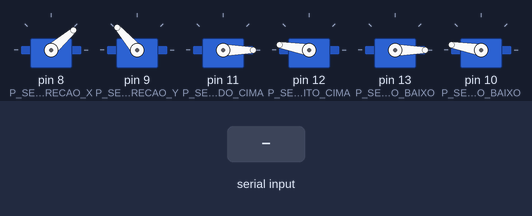
This sketch was run on a simulated Arduino Uno, built with avr-gcc and run on an emulated ATmega328P. On the bench: 6 × servo. The test bench sets the inputs (shaded band). Random numbers use the default seed unless the sketch sets one.

Above: at 1.2 s.
1.3 s: "90,45\n" received over Serial
At 1.8 s:
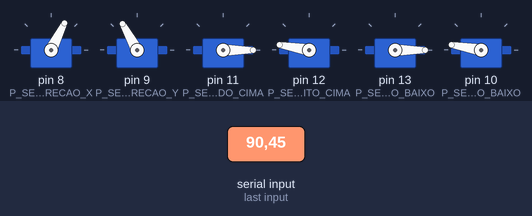
2.8 s: "30,150\n" received over Serial
At 7.8 s:
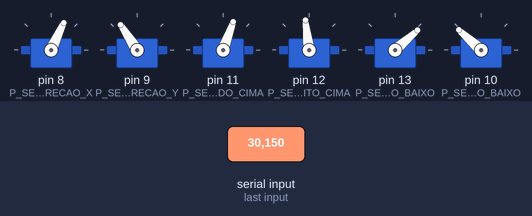
Timing chart, 0 to 9.4 s (numbered marks = the images above; inputs shaded):
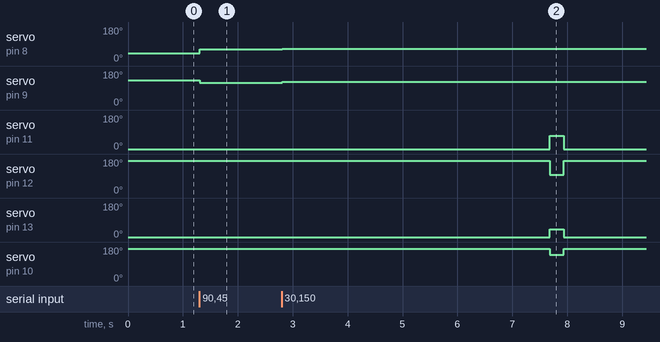

The sketch:

cleiton_robo_.ino
```cpp
#include <Servo.h>

#define P_SERVO_DIRECAO_X 8
#define P_SERVO_DIRECAO_Y 9
#define P_SERVO_PALPEBRA_ESQUERDO_BAIXO 10
#define P_SERVO_PALPEBRA_ESQUERDO_CIMA 11
#define P_SERVO_PALPEBRA_DIREITO_CIMA 12
#define P_SERVO_PALPEBRA_DIREITO_BAIXO 13


#define POS_MIN_DIRECAO_X 15
#define POS_MAX_DIRECAO_X 67

#define POS_MIN_DIRECAO_Y 118
#define POS_MAX_DIRECAO_Y 144

#define POS_ABERTO_PALPEBRA_ESQUERDO_BAIXO 170
#define POS_FECHADO_PALPEBRA_ESQUERDO_BAIXO 138

#define POS_ABERTO_PALPEBRA_ESQUERDO_CIMA 0
#define POS_FECHADO_PALPEBRA_ESQUERDO_CIMA 70

#define POS_ABERTO_PALPEBRA_DIREITO_CIMA 170
#define POS_FECHADO_PALPEBRA_DIREITO_CIMA 97

#define POS_ABERTO_PALPEBRA_DIREITO_BAIXO 0
#define POS_FECHADO_PALPEBRA_DIREITO_BAIXO 41

#define posicao_inicial_X  45
#define posicao_inicial_Y  45
#define posicao_repouso_palpebra  45

#define tempo_min_piscada 4500
#define tempo_max_piscada 10000

Servo servoX;
Servo servoY;
Servo servo_palpebra_esquerda_cima;
Servo servo_palpebra_direita_cima;
Servo servo_palpebra_direita_baixo;
Servo servo_palpebra_esquerda_baixo;

unsigned long ULTIMA_ATIVACAO_PALPEBRAS = 0;
unsigned long INTERVALO_ULTIMA_ATIVACAO = 0;
const unsigned long INTERVALO_DESLIGAMENTO = 5000;

void setup() {
  Serial.begin(9600);

  servoX.attach(P_SERVO_DIRECAO_X);
  servoY.attach(P_SERVO_DIRECAO_Y);
  servo_palpebra_esquerda_cima.attach(P_SERVO_PALPEBRA_ESQUERDO_CIMA);
  servo_palpebra_direita_cima.attach(P_SERVO_PALPEBRA_DIREITO_CIMA);
  servo_palpebra_direita_baixo.attach(P_SERVO_PALPEBRA_DIREITO_BAIXO);
  servo_palpebra_esquerda_baixo.attach(P_SERVO_PALPEBRA_ESQUERDO_BAIXO);


  servoX.write((POS_MIN_DIRECAO_X + POS_MAX_DIRECAO_X)/2);
  servoY.write((POS_MIN_DIRECAO_Y + POS_MAX_DIRECAO_Y)/2);
  servo_palpebra_esquerda_cima.write(POS_ABERTO_PALPEBRA_ESQUERDO_CIMA);
  servo_palpebra_direita_cima.write(POS_ABERTO_PALPEBRA_DIREITO_CIMA);
  servo_palpebra_direita_baixo.write(POS_ABERTO_PALPEBRA_DIREITO_BAIXO);
  servo_palpebra_esquerda_baixo.write(POS_ABERTO_PALPEBRA_ESQUERDO_BAIXO);

  randomSeed(analogRead(0));
  INTERVALO_ULTIMA_ATIVACAO = random(tempo_min_piscada, tempo_max_piscada);
}

void loop() {
  int posicao_seguindo_X = 0;
  int posicao_seguindo_Y = 0;

  unsigned long TEMPO_ATUAL_ATIVACAO_PALPEBRA = millis();

  if (Serial.available() > 0) {
    String data = Serial.readStringUntil('\n');
    int commaIndex = data.indexOf(',');

    if (commaIndex > 0) {
      int x = data.substring(0, commaIndex).toInt();
      int y = data.substring(commaIndex + 1).toInt();

      posicao_seguindo_X = map(x, 1280, 0, POS_MIN_DIRECAO_X, POS_MAX_DIRECAO_X);
      posicao_seguindo_Y = map(y, 0, 720, POS_MIN_DIRECAO_Y, POS_MAX_DIRECAO_Y);

      servoX.write(posicao_seguindo_X);
      servoY.write(posicao_seguindo_Y);
    }

  }
  if(TEMPO_ATUAL_ATIVACAO_PALPEBRA - ULTIMA_ATIVACAO_PALPEBRAS >= INTERVALO_ULTIMA_ATIVACAO) {
    ULTIMA_ATIVACAO_PALPEBRAS = TEMPO_ATUAL_ATIVACAO_PALPEBRA;

    PiscarPalpebra();
    INTERVALO_ULTIMA_ATIVACAO = random (tempo_min_piscada, tempo_max_piscada);
  }

  // if(millis() - ULTIMA_ATIVACAO_PALPEBRAS >= INTERVALO_DESLIGAMENTO) {
  //   desligamento();
  // }
}

void PiscarPalpebra() {
  servo_palpebra_esquerda_baixo.write(POS_FECHADO_PALPEBRA_ESQUERDO_BAIXO);
  servo_palpebra_esquerda_cima.write(POS_FECHADO_PALPEBRA_ESQUERDO_CIMA);
  servo_palpebra_direita_cima.write(POS_FECHADO_PALPEBRA_DIREITO_CIMA);
  servo_palpebra_direita_baixo.write(POS_FECHADO_PALPEBRA_DIREITO_BAIXO);
  delay(250);
  servo_palpebra_esquerda_baixo.write(POS_ABERTO_PALPEBRA_ESQUERDO_BAIXO);
  servo_palpebra_esquerda_cima.write(POS_ABERTO_PALPEBRA_ESQUERDO_CIMA);
  servo_palpebra_direita_cima.write(POS_ABERTO_PALPEBRA_DIREITO_CIMA);
  servo_palpebra_direita_baixo.write(POS_ABERTO_PALPEBRA_DIREITO_BAIXO);

}

// void desligamento(){
//   servo_palpebra_esquerda_baixo.write(POS_FECHADO_PALPEBRA_ESQUERDO_BAIXO);
//   servo_palpebra_esquerda_cima.write(POS_FECHADO_PALPEBRA_ESQUERDO_CIMA);
//   servo_palpebra_direita_cima.write(POS_FECHADO_PALPEBRA_DIREITO_CIMA);
//   servo_palpebra_direita_baixo.write(POS_FECHADO_PALPEBRA_DIREITO_BAIXO);
//   delay(200);
//   servoX.detach();
//   servoY.detach();
//   servo_palpebra_esquerda_cima.detach();
//   servo_palpebra_direita_cima.detach();
//   servo_palpebra_direita_baixo.detach();
//   servo_palpebra_esquerda_baixo.detach();

//   while(true) {}
// }
```

Measured:
- after the input at 1.3 s, servo on pin 8 (P_SERVO_DIRECAO_X): 41° → 63° at once; servo on pin 9 (P_SERVO_DIRECAO_Y): 131° → 119° at once
- after the input at 2.8 s, servo on pin 8 (P_SERVO_DIRECAO_X): 63° → 65° at once; servo on pin 9 (P_SERVO_DIRECAO_Y): 119° → 123° at once
